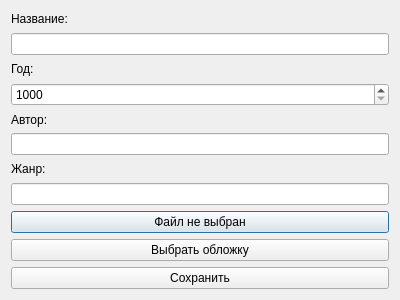
<?xml version="1.0" encoding="UTF-8"?>
<ui version="4.0">
 <class>Dialog</class>
 <widget class="QDialog" name="Dialog">
  <property name="geometry">
   <rect>
    <x>0</x>
    <y>0</y>
    <width>400</width>
    <height>300</height>
   </rect>
  </property>
  <property name="windowTitle">
   <string>Dialog</string>
  </property>
  <layout class="QVBoxLayout" name="verticalLayout">
   <item>
    <widget class="QLabel" name="label">
     <property name="text">
      <string>Название:</string>
     </property>
    </widget>
   </item>
   <item>
    <widget class="QLineEdit" name="line_title"/>
   </item>
   <item>
    <widget class="QLabel" name="label_2">
     <property name="text">
      <string>Год:</string>
     </property>
    </widget>
   </item>
   <item>
    <widget class="QSpinBox" name="spin_year">
     <property name="minimum">
      <number>1000</number>
     </property>
     <property name="maximum">
      <number>2030</number>
     </property>
    </widget>
   </item>
   <item>
    <widget class="QLabel" name="label_3">
     <property name="text">
      <string>Автор:</string>
     </property>
    </widget>
   </item>
   <item>
    <widget class="QLineEdit" name="line_author"/>
   </item>
   <item>
    <widget class="QLabel" name="label_4">
     <property name="text">
      <string>Жанр:</string>
     </property>
    </widget>
   </item>
   <item>
    <widget class="QLineEdit" name="line_genre"/>
   </item>
   <item>
    <widget class="QPushButton" name="label_image_path">
     <property name="text">
      <string>Файл не выбран</string>
     </property>
    </widget>
   </item>
   <item>
    <widget class="QPushButton" name="btn_image">
     <property name="text">
      <string>Выбрать обложку</string>
     </property>
    </widget>
   </item>
   <item>
    <widget class="QPushButton" name="btn_save">
     <property name="text">
      <string>Сохранить</string>
     </property>
    </widget>
   </item>
  </layout>
 </widget>
 <resources/>
 <connections/>
</ui>
